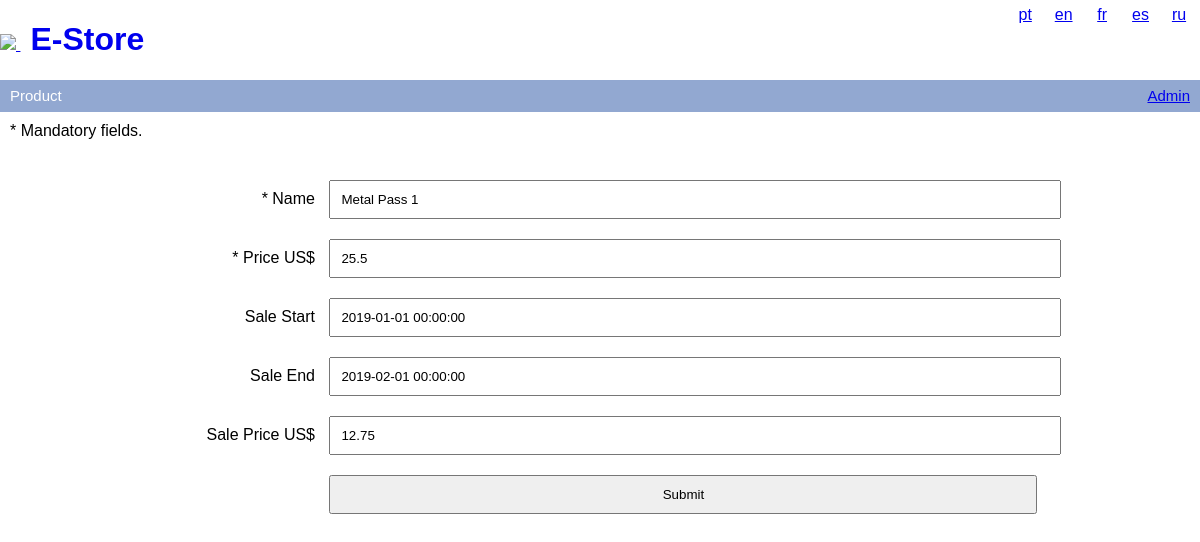
Screenshot of /products.php?id=2 with the database file from the repository.
### tables this page shows
CREATE TABLE languages (
	id INT(10) NOT NULL AUTO_INCREMENT,
	code VARCHAR(2) NOT NULL,
	currency VARCHAR(10) NOT NULL,
	decimals VARCHAR(1) NOT NULL,
	thousands VARCHAR(1) NOT NULL,
	PRIMARY KEY (id)
)
COLLATE='utf8_general_ci';

CREATE TABLE tr_varchar (
	id INT(10) NOT NULL AUTO_INCREMENT,
	language_id INT(10) NOT NULL,
	code VARCHAR(200) NOT NULL,
	value VARCHAR(200) NOT NULL,
	PRIMARY KEY (id)
)
COLLATE='utf8_general_ci';

CREATE TABLE tr_float (
	id INT(10) NOT NULL AUTO_INCREMENT,
	language_id INT(10) NOT NULL,
	code VARCHAR(200) NOT NULL,
	value FLOAT NULL NOT NULL,
	PRIMARY KEY (id)
)
COLLATE='utf8_general_ci';

CREATE TABLE products (
	id INT(10) NOT NULL AUTO_INCREMENT,
	name VARCHAR(200) UNIQUE,
	price VARCHAR(200) UNIQUE,
	sale_start DATETIME NULL DEFAULT NULL,
	sale_end DATETIME NULL DEFAULT NULL,
	sale_price VARCHAR(200) DEFAULT NULL,
	PRIMARY KEY (id)
)
COLLATE='utf8_general_ci';

### products.php (called while the page is built, shortened)
<?php
$breadcrumbs = 'Product';
include('html/header.php');
$next = '02';
if (isset($_GET['id'])) {
	$id = $_GET['id'];
	$sql = 'SELECT * FROM products WHERE id = ' . $id;
	$result = mysqli_query($conn, $sql);
	if (mysqli_num_rows($result) > 0) {
		while ($a = mysqli_fetch_assoc($result)) {
			include('lib/product.php');
		}
	}
}
include('html/product' . $next . '.php');
include('html/footer.php');

### lib/language.php (called while the page is built, shortened)
<?php
function prefered_language($available_languages, $user_language) {
	$available_languages = array_flip($available_languages);
	$langs = array();
	preg_match_all(
		'~([\w-]+)(?:[^,\d]+([\d.]+))?~',
		strtolower($user_language),
		$matches,
		PREG_SET_ORDER
	);
	foreach ($matches as $match) {
		list($a, $b) = explode('-', $match[1]) + array('', '');
		$value = isset($match[2]) ? (float) $match[2] : 1.0;
		if (isset($available_languages[$match[1]])) {
			$langs[$match[1]] = $value;
			continue;
		}
		if (isset($available_languages[$a])) {
			$langs[$a] = $value - 0.1;
		}
	}
	if ($langs) {
		arsort($langs);
		return key($langs);
	} else {
		return $available_languages[0];
	}
}
$sql = "SELECT * FROM languages";
$result = mysqli_query($conn, $sql);
if (mysqli_num_rows($result) > 0) {
	while ($a = mysqli_fetch_assoc($result)) {
		$languages[$a['code']] = $a;
    }
}
$available_languages = array_keys($languages);
$user_language = $_SESSION['lang'];
$lang = prefered_language($available_languages, strtolower($user_language));

### lib/product.php (called while the page is built, shortened)
<?php
$sql_name = 'select value from tr_varchar where language_id = ' . $languages[$lang]['id'] . ' and
	code = \'' . $a['name'] . '\' limit 1';
$result_name = mysqli_query($conn, $sql_name);
if (mysqli_num_rows($result_name) > 0) {
    while ($a_name = mysqli_fetch_assoc($result_name)) {
        $name = $a_name['value'];
	}
} else {
	$name = '[not translated]';
}
$sql_price = 'select value from tr_float where language_id = ' . $languages[$lang]['id'] . ' and
	code = \'' . $a['price'] . '\' limit 1';
$result_price = mysqli_query($conn, $sql_price);
if (mysqli_num_rows($result_price) > 0) {
    while ($a_price = mysqli_fetch_assoc($result_price)) {
        $price = $a_price['value'];
	}
}
$sale_start = null;
$sale_end = null;
if ( ! empty($a['sale_start'])) {
	$sale_start = strtotime($a['sale_start']);
	$sale_end = strtotime($a['sale_end']);
	$sql_sale_price = 'select value from tr_float where language_id = ' . $languages[$lang]['id'] . ' and code = \'' . $a['sale_price'] . '\' limit 1';
	$result_sale_price = mysqli_query($conn, $sql_sale_price);
	if (mysqli_num_rows($result_sale_price) > 0) {
		while ($a_sale_price = mysqli_fetch_assoc($result_sale_price)) {
			$sale_price = $a_sale_price['value'];
		}
	}
}
$sale_start_formatted = $sale_start ? date('Y-m-d H:i:s', $sale_start) : null;
$sale_end_formatted = $sale_end ? date('Y-m-d H:i:s', $sale_end) : null;

### html/product02.php (the view, shortened to what this page needs)
<form method="post">
	<div>
		* Mandatory fields.
	</div>
	<div class="alert">
	</div>
	<div>
		<label for="product_name">* Name</label>
		<input id="product_name" name="name" type="text" value="<?php echo $name; ?>" />
	</div>
	<div>
		<label for="product_price">* Price <?php echo $languages[$lang]['currency']; ?></label>
		<input id="product_price" name="price" type="number" value="<?php echo $price; ?>" />
	</div>
	<div>
		<label for="product_sale_start">Sale Start</label>
		<input id="product_sale_start" name="sale_start" type="text" value="<?php echo $sale_start_formatted; ?>" />
	</div>
	<div>
		<label for="product_sale_end">Sale End</label>
		<input id="product_sale_end" name="sale_end" type="text" value="<?php echo $sale_end_formatted; ?>" />
	</div>
	<div>
		<label for="product_sale_price">Sale Price <?php echo $languages[$lang]['currency']; ?></label>
		<input id="product_sale_price" name="sale_price" type="number" value="<?php echo $sale_price; ?>" />
	</div>
	<div>
		<label></label>
		<input type="submit" value="Submit" />
	</div>
</form>

### html/header.php (shortened to what this page needs)
<?php
include_once(__DIR__ . '/../lib/connection.php');
include_once(__DIR__ . '/../lib/language.php');
?>
<!DOCTYPE html>
<html xmlns="http://www.w3.org/1999/xhtml" lang="pt_BR">
<head>
    <link rel="stylesheet" type="text/css" href="frontend/style.css">
</head>
<body>
    <div id="header">
        <a href="index.php">
            <img src="http://www.hoplon.com/site/img/logo-hoplon.svg"/>
            <h1>E-Store</h1>
        </a>
        <ul id="langs">
            <?php foreach ($languages as $language) { ?>
                <li class="<?php if ($_SESSION['lang'] == $language['code']) { print 'selected'; } ?>">
                    <a href="index.php?lang=<?php echo $language['code']; ?>"><?php echo $language['code']; ?></a>
                </li>
            <?php } ?>
        </ul>
    </div>
    <div id="crambs">
        <span><?php echo $breadcrumbs; ?></span>
        <span class="admin"><a href="admin.php">Admin</a></span>
    </div>
    <div id="content">

### frontend/style.css (style rules this page uses)
body { padding: 0px; margin: 0px; font-family: sans-serif; }
#header { height: 10vh; }
#header img { padding-top: 1px; margin-top: 2vh; }
#header h1 { display: inline-block; margin-left: 10px; }
#crambs { font-size: 15px; background-color: #92a8d1; height: 25px; padding-top: 7px; color: white; }
#crambs span { margin-left: 10px; }
#crambs span.admin { float: right; margin-right: 10px; }
#langs { position: fixed; top: 4px; right: 4px; display: inline-block; list-style: none; padding: 0; margin: 0; }
#langs li { display: inline-block; min-width: 30px; min-height: 20px; padding: 2px; text-align: center; background-color: white; }
form div { padding: 10px; }
form div label { padding: 10px; display: inline-block; width: 25%; text-align: right; }
form div input { padding: 10px; display: inline-block; width: 60%; }

### rows the page displays
languages: code "pt"
languages: code "en", currency "US$"
languages: code "fr"
languages: code "es"
languages: code "ru"
tr_varchar: name "Metal Pass 1"
tr_float: price "25.5"
products: sale_start "2019-01-01 00:00:00", sale_end "2019-02-01 00:00:00"
tr_float: sale_price "12.75"

### other values shown
$breadcrumbs "Product"
